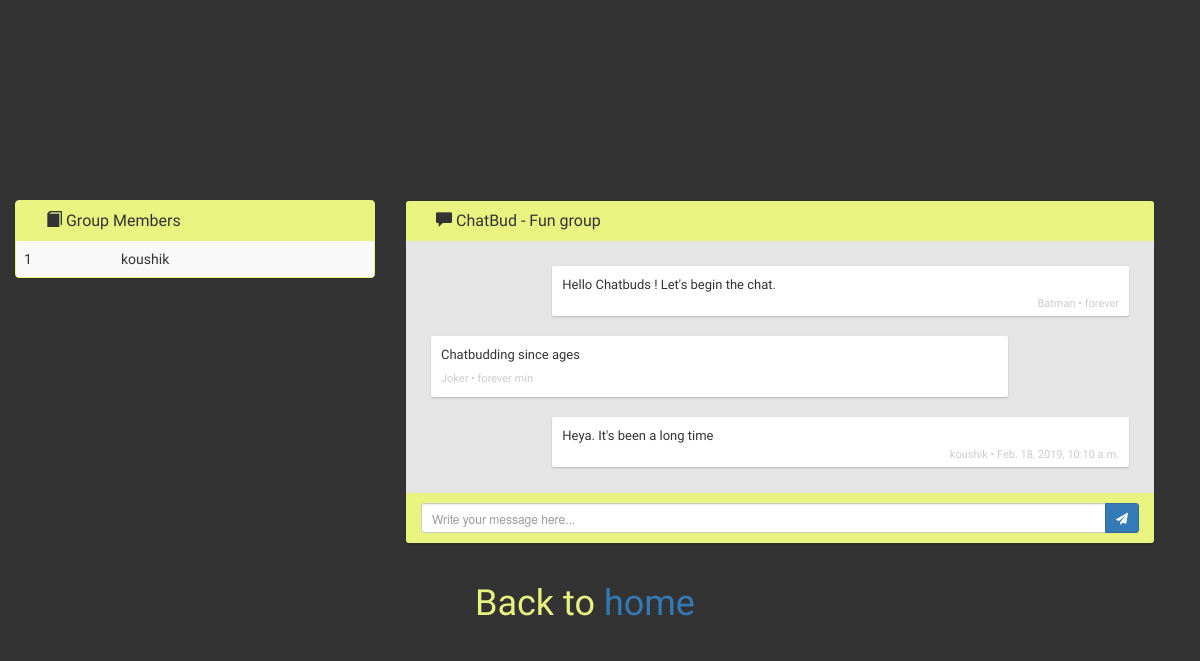
The app's page /16/ (signed in) with its own data.
### chatapi/models.py (models this page shows)
class Connection(models.Model):
    group = models.ForeignKey(Group, on_delete=models.CASCADE)
    user = models.ForeignKey(User, on_delete=models.CASCADE)

class Group(models.Model):
    title = models.TextField(max_length=420)
    description = models.TextField(max_length=420)
    admin = models.ForeignKey(
        User, related_name='admin', on_delete=models.CASCADE)
    created = models.DateTimeField(auto_now=True)
    class Meta:
        ordering = ('created',)
        verbose_name = 'Group'
        verbose_name_plural = 'Groups'

class Message(models.Model):
    content = models.TextField(max_length=420)
    author = models.ForeignKey(User, related_name='author', on_delete=models.CASCADE)
    created = models.DateTimeField(auto_now=True)
    group = models.ForeignKey(Group, on_delete=models.CASCADE)
    class Meta:
        ordering = ('created',)
        verbose_name = 'Message'
        verbose_name_plural = 'Messages'

### chatapi/views.py (the view)
# urls.py: url(r'^(?P<group_id>.+)/$', views.group_chat, name='group_chat'),
@login_required
def group_chat(request, group_id):
    group_details = Group.objects.get(pk=group_id)
    messages = Message.objects.filter(group=group_details)
    current_user = request.user
    print(current_user)
    user = User.objects.get(username=current_user.username)
    connection = Connection.objects.filter(group=group_details)
    try:
        group = Group.objects.get(pk=group_id)
    except Group.DoesNotExist:
        raise Http404("Group does not exist")
    return render(request, 'chatapi/group_chat.html',
                  {'messages': messages, 'group_details': group_details, 'user': user, 'connection': connection,
                   'current_user': current_user})

### templates/chatapi/group_chat.html (shortened to what this page needs)
<!DOCTYPE html>
<html lang="en">
<head>
    <link rel="stylesheet" href="https://maxcdn.bootstrapcdn.com/bootstrap/3.4.0/css/bootstrap.min.css">
</head>
<head>
</head>
<body style="background-color: #333333">
<link href="//netdna.bootstrapcdn.com/bootstrap/3.0.0/css/bootstrap.min.css" rel="stylesheet" id="bootstrap-css">
<link rel="stylesheet" href="https://cdnjs.cloudflare.com/ajax/libs/font-awesome/4.7.0/css/font-awesome.min.css">
<div class="container">
    <div class="row">
        <div class="col-sm-4" style="border-color: #e8f380">
            <div class="panel panel-primary" style="border-color: #e8f380;">
                <div class="panel-heading top-bar" style="background-color: #e8f380; border-color: #e8f380">
                    <div class="col-md-8 col-xs-8">
                        <h3 class="panel-title" style="font-family: 'Varela Round'; color: #333333"><span
                                class="glyphicon glyphicon-book"></span> Group Members</h3>
                    </div>
                </div>
                <table class="table table-striped table-hover">
                    <tbody>
                    {% for foo in connection %}
                        <tr>
                            <td style="font-family: 'Varela Round'">{{ forloop.counter }}</td>
                            <td style=" font-family: 'Varela Round'">{{ foo.user.username }}</td>
                        </tr>
                    {% endfor %}
                    </tbody>
                </table>
            </div>
        </div>
        <div class="col-sm-8">
            <div class="chatbody">
                <div class="panel panel-primary" style="background-color: #333333; border-color: #333333">
                    <div class="panel-heading top-bar" style="background-color: #e8f380; border-color: #e8f380">
                        <div class="col-md-8 col-xs-8">
                            <h3 style="font-family: 'Varela Round';color: #333333" class="panel-title"><span
                                    class="glyphicon glyphicon-comment"></span> ChatBud
                                - {{ group_details.title }}</h3>
                        </div>
                    </div>
                    <div id="theAppendId" class="panel-body msg_container_base">
                        <div class="row msg_container base_sent">
                            <div class="col-md-10 col-xs-10">
                                <div class="messages msg_sent" style=" font-family: 'Varela Round'">
                                    <p style=" font-family: 'Varela Round'">Hello Chatbuds ! Let's begin the chat.</p>
                                    <time datetime="2009-11-13T20:00">Batman • forever</time>
                                </div>
                            </div>
                        </div>
                        <div class="row msg_container base_receive">
                            <div class="col-md-10 col-xs-10">
                                <div class="messages msg_receive" style=" font-family: 'Varela Round'">
                                    <p>Chatbudding since ages</p>
                                    <time datetime="2009-11-13T20:00">Joker • forever min</time>
                                </div>
                            </div>
                        </div>
                        {% for message in messages %}
                            {% if message.author.username in current_user.username %}
                                <div class="row msg_container base_sent">
                                    <div class="col-md-10 col-xs-10">
                                        <div class="messages msg_sent" style=" font-family: 'Varela Round'">
                                            <p>{{ message.content }}</p>
                                            <time datetime="2009-11-13T20:00"
                                                  style=" font-family: 'Varela Round'">{{ message.author.username }}
                                                • {{ message.created }}</time>
                                        </div>
                                    </div>
                                </div>
                            {% endif %}
                        {% endfor %}
                    </div>
                    <div class="panel-footer" style="background-color: #e8f380">
                        <div class="input-group">
                            <input id="message" type="text" class="form-control input-sm chat_input"
                                   placeholder="Write your message here..." name="message"/>
                            <span class="input-group-btn">
                        <button type="submit" data-username="{{ current_user.username }}" data-time="{{ date }}"
                                data-validate-username-url="{% url 'send_message' group_details.id %}"
                                class="btn btn-primary btn-sm" id="sendMessage"><i class="fa fa-send fa-1x"
                                                                                   aria-hidden="true"></i></button>
                        </span>
                        </div>
                    </div>
                </div>
            </div>
        </div>
    </div>
    <center><h1 style="color: #e8f380; font-family: 'Varela Round'">Back to <a href="{% url 'home' %}">home</a></h1>
    </center>
</body>
</html>

### templates/chatapi/group_chat.html (style rules this page uses)
body { font-family: "Varela Round"; height: 600px; position: fixed; bottom: 0; }
.col-md-2, .col-md-10 { padding: 0; }
.panel { margin-bottom: 0px; }
.msg_container_base { background: #e5e5e5; margin: 0; padding: 0 10px 10px; max-height: 300px; overflow-x: hidden; }
.top-bar { background: #666; color: white; padding: 10px; position: relative; overflow: hidden; }
.msg_receive { padding-left: 0; margin-left: 0; }
.msg_sent { padding-bottom: 20px !important; margin-right: 0; }
.messages { background: white; padding: 10px; border-radius: 2px; box-shadow: 0 1px 2px rgba(0, 0, 0, 0.2); max-width: 100%; }
.messages > p { font-size: 13px; margin: 0 0 0.2rem 0; }
.messages > time { font-size: 11px; color: #ccc; }
.msg_container { padding: 10px; overflow: hidden; display: flex; }
.base_sent { justify-content: flex-end; align-items: flex-end; }
.msg_sent > time { float: right; }

### records on screen
Connection: user.username "koushik"
Group: title "Fun group"
Message: content "Heya. It's been a long time", author.username "koushik", created "Feb. 18, 2019, 10:10 a.m."
